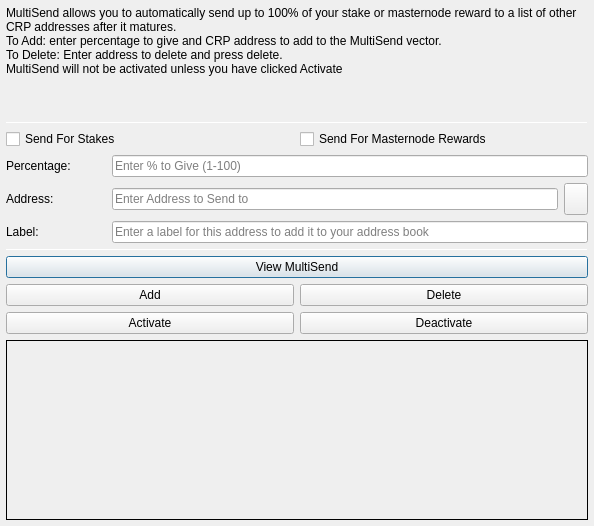
<?xml version="1.0" encoding="UTF-8"?>
<ui version="4.0">
 <class>MultiSendDialog</class>
 <widget class="QDialog" name="MultiSendDialog">
  <property name="windowModality">
   <enum>Qt::NonModal</enum>
  </property>
  <property name="geometry">
   <rect>
    <x>0</x>
    <y>0</y>
    <width>594</width>
    <height>526</height>
   </rect>
  </property>
  <property name="windowTitle">
   <string>MultiSend</string>
  </property>
  <layout class="QVBoxLayout" name="verticalLayout" stretch="0">
   <property name="leftMargin">
    <number>6</number>
   </property>
   <property name="topMargin">
    <number>6</number>
   </property>
   <property name="rightMargin">
    <number>6</number>
   </property>
   <property name="bottomMargin">
    <number>6</number>
   </property>
   <item>
    <layout class="QVBoxLayout" name="verticalLayout_Main" stretch="1,1,1,0,1,1,1">
     <item>
      <widget class="QLabel" name="label_2">
       <property name="lineWidth">
        <number>1</number>
       </property>
       <property name="text">
        <string>MultiSend allows you to automatically send up to 100% of your stake or masternode reward to a list of other CRP addresses after it matures.
To Add: enter percentage to give and CRP address to add to the MultiSend vector.
To Delete: Enter address to delete and press delete.
MultiSend will not be activated unless you have clicked Activate</string>
       </property>
       <property name="alignment">
        <set>Qt::AlignLeading|Qt::AlignLeft|Qt::AlignTop</set>
       </property>
       <property name="wordWrap">
        <bool>true</bool>
       </property>
      </widget>
     </item>
     <item>
      <widget class="Line" name="line">
       <property name="minimumSize">
        <size>
         <width>0</width>
         <height>1</height>
        </size>
       </property>
       <property name="maximumSize">
        <size>
         <width>16777215</width>
         <height>1</height>
        </size>
       </property>
       <property name="orientation">
        <enum>Qt::Horizontal</enum>
       </property>
      </widget>
     </item>
     <item>
      <layout class="QVBoxLayout" name="verticalLayout_Settings">
       <item>
        <layout class="QHBoxLayout" name="horizontalLayout">
         <item>
          <widget class="QCheckBox" name="multiSendStakeCheckBox">
           <property name="text">
            <string>Send For Stakes</string>
           </property>
          </widget>
         </item>
         <item>
          <widget class="QCheckBox" name="multiSendMasternodeCheckBox">
           <property name="text">
            <string>Send For Masternode Rewards</string>
           </property>
          </widget>
         </item>
        </layout>
       </item>
       <item>
        <layout class="QHBoxLayout" name="horizontalLayout_6">
         <item>
          <widget class="QLabel" name="label">
           <property name="minimumSize">
            <size>
             <width>100</width>
             <height>0</height>
            </size>
           </property>
           <property name="toolTip">
            <string>Percentage of stake to send</string>
           </property>
           <property name="text">
            <string>Percentage:</string>
           </property>
          </widget>
         </item>
         <item>
          <widget class="QLineEdit" name="multiSendPercentEdit">
           <property name="toolTip">
            <string>Enter whole numbers 1 - 100</string>
           </property>
           <property name="placeholderText">
            <string>Enter % to Give (1-100)</string>
           </property>
          </widget>
         </item>
        </layout>
       </item>
       <item>
        <layout class="QHBoxLayout" name="horizontalLayout_7">
         <item>
          <widget class="QLabel" name="label_5">
           <property name="minimumSize">
            <size>
             <width>100</width>
             <height>0</height>
            </size>
           </property>
           <property name="toolTip">
            <string>Address to send portion of stake to</string>
           </property>
           <property name="text">
            <string>Address:</string>
           </property>
          </widget>
         </item>
         <item>
          <widget class="QLineEdit" name="multiSendAddressEdit">
           <property name="toolTip">
            <string/>
           </property>
           <property name="placeholderText">
            <string>Enter Address to Send to</string>
           </property>
          </widget>
         </item>
         <item>
          <widget class="QToolButton" name="addressBookButton">
           <property name="maximumSize">
            <size>
             <width>16777215</width>
             <height>32</height>
            </size>
           </property>
           <property name="toolTip">
            <string>Choose an address from the address book</string>
           </property>
           <property name="text">
            <string/>
           </property>
           <property name="icon">
            <iconset resource="../crystalpro.qrc">
             <normaloff>:/icons/address-book</normaloff>:/icons/address-book</iconset>
           </property>
           <property name="shortcut">
            <string>Alt+A</string>
           </property>
          </widget>
         </item>
        </layout>
       </item>
      </layout>
     </item>
     <item>
      <layout class="QHBoxLayout" name="horizontalLayout_3">
       <item>
        <widget class="QLabel" name="label_3">
         <property name="minimumSize">
          <size>
           <width>100</width>
           <height>0</height>
          </size>
         </property>
         <property name="text">
          <string>Label:</string>
         </property>
        </widget>
       </item>
       <item>
        <widget class="QLineEdit" name="labelAddressLabelEdit">
         <property name="placeholderText">
          <string>Enter a label for this address to add it to your address book</string>
         </property>
        </widget>
       </item>
      </layout>
     </item>
     <item>
      <widget class="Line" name="line_2">
       <property name="minimumSize">
        <size>
         <width>0</width>
         <height>1</height>
        </size>
       </property>
       <property name="maximumSize">
        <size>
         <width>16777215</width>
         <height>1</height>
        </size>
       </property>
       <property name="orientation">
        <enum>Qt::Horizontal</enum>
       </property>
      </widget>
     </item>
     <item>
      <layout class="QVBoxLayout" name="verticalLayout_Buttons">
       <item>
        <layout class="QHBoxLayout" name="horizontalLayout_4">
         <item>
          <widget class="QPushButton" name="viewButton">
           <property name="toolTip">
            <string/>
           </property>
           <property name="statusTip">
            <string>View MultiSend Vector</string>
           </property>
           <property name="text">
            <string>View MultiSend</string>
           </property>
          </widget>
         </item>
        </layout>
       </item>
       <item>
        <layout class="QHBoxLayout" name="horizontalLayout_2">
         <item>
          <widget class="QPushButton" name="addButton">
           <property name="toolTip">
            <string/>
           </property>
           <property name="statusTip">
            <string>Add to MultiSend Vector</string>
           </property>
           <property name="text">
            <string>Add</string>
           </property>
          </widget>
         </item>
         <item>
          <widget class="QPushButton" name="deleteButton">
           <property name="toolTip">
            <string/>
           </property>
           <property name="statusTip">
            <string>Delete Address From MultiSend Vector</string>
           </property>
           <property name="text">
            <string>Delete</string>
           </property>
          </widget>
         </item>
        </layout>
       </item>
       <item>
        <layout class="QHBoxLayout" name="horizontalLayout_5">
         <item>
          <widget class="QPushButton" name="activateButton">
           <property name="statusTip">
            <string>Activate MultiSend</string>
           </property>
           <property name="text">
            <string>Activate</string>
           </property>
          </widget>
         </item>
         <item>
          <widget class="QPushButton" name="disableButton">
           <property name="statusTip">
            <string>Deactivate MultiSend</string>
           </property>
           <property name="text">
            <string>Deactivate</string>
           </property>
          </widget>
         </item>
        </layout>
       </item>
      </layout>
     </item>
     <item>
      <widget class="QLabel" name="message">
       <property name="minimumSize">
        <size>
         <width>0</width>
         <height>180</height>
        </size>
       </property>
       <property name="frameShape">
        <enum>QFrame::Panel</enum>
       </property>
       <property name="frameShadow">
        <enum>QFrame::Plain</enum>
       </property>
       <property name="lineWidth">
        <number>1</number>
       </property>
       <property name="midLineWidth">
        <number>1</number>
       </property>
       <property name="text">
        <string/>
       </property>
       <property name="alignment">
        <set>Qt::AlignLeading|Qt::AlignLeft|Qt::AlignTop</set>
       </property>
       <property name="wordWrap">
        <bool>true</bool>
       </property>
      </widget>
     </item>
    </layout>
   </item>
  </layout>
 </widget>
 <resources>
  <include location="../crystalpro.qrc"/>
 </resources>
 <connections/>
</ui>
